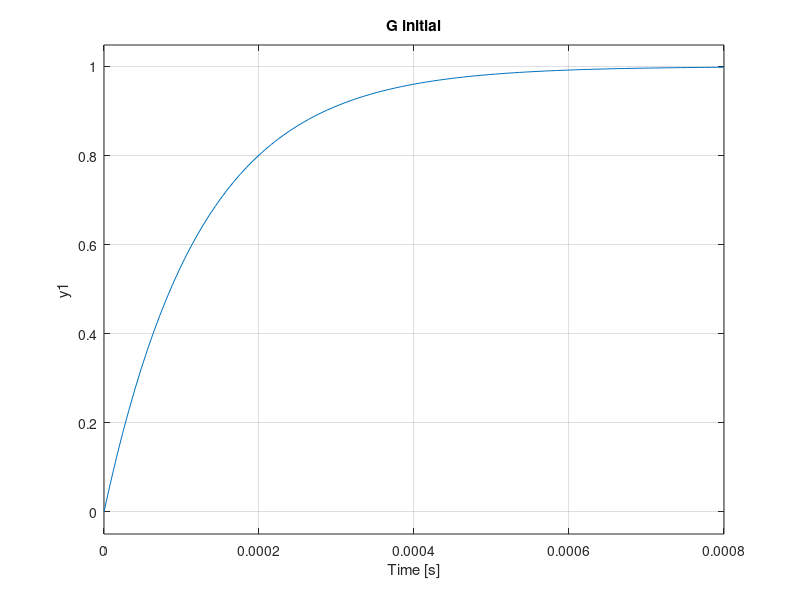

The MATLAB source for this figure: (Note: this script raises an error after producing the figure.)
%% regulator FOPID cu cod de la un indian
%https://www.youtube.com/watch?v=qlZxsP-JQsQ
% se foloseste ITAE

%ant colony:   https://www.youtube.com/watch?v=LKCyZ1bRiyM



addpath('D:\MATLAB\Licenta_fractionar\Twin-Rotor-System\Twin rotor\proiect\functii\');
addpath('D:\MATLAB\Licenta_fractionar\Twin-Rotor-System\Twin rotor\proiect\');


%%
clc;clear all; close all;


G=tf(8072.8,[1 1.287]);%H11
%G= tf(33157,[1 3.527]);%H22

criteriu='itae';
%criteriu_combinat=[0.5,0.5,0.5,0.5,0.5];
criteriu_combinat=0;

Gf_initial=feedback(G,1);
step(Gf_initial);title('G initial');



%PSO
c=2;w=0.7;particles=70;iteration=70;Var=3;frac_var=2;

K_min=-10;% lower bound
K_max=100; %upper bound
frac_min=0;
frac_max=1;
%Optimization
c_cf=0;

%Initialization
ITAE=zeros(1,particles);
ITAEp=ITAE;
best_cf_ac=zeros(1,iteration);
v=zeros(particles,Var+frac_var);
x=v;
xp=x;
tic;

for m=1:particles

    % Inițializare viteze
    v(m, 1:Var+frac_var) = 0;

    % Inițializare poziții
    x(m, 1:Var) = K_min + rand(1, Var) .* (K_max - K_min);
    x(m, Var+1:Var+frac_var) = frac_min + rand(1, frac_var) .* (frac_max - frac_min);

    % Salvează pozițiile inițiale
    xp(m, :) = x(m, :);

    % Model Parametres
    [kp, ki, kd, lambda, mu] = deal(x(m, 1), x(m, 2), x(m, 3), x(m, 4), x(m, 5));

   
    %Simulation Model
    Gc=fotf(1,0,[kp, ki, kd], [0, -lambda, mu]);
    

    %ITAE
    ITAE(m)=costFunction(Gc,G,criteriu,criteriu_combinat);
end

%Find the best value
[Best_Performance,location]=min(ITAE);
fg=Best_Performance;

xg(1:5)=x(location,1:5);

%Gc_fotf=fotf(1,0,[kp, ki, kd], [0, -lambda, mu]);
%Gc = minreal(oustapp(Gc_fotf, 1e-3, 10, 7));
%Gcf_intermediar=feedback(Gc*G,1);
%figure;step(Gcf_intermediar);title('G intermediar')


%Update

for i=1:iteration      %Nr of Repetition
    for m=1:particles  %Nr of particles

        for n=1:1:(Var + frac_var)  %Nr of variables (kp,ki,kd)
            v(m,n)=(w*v(m,n))+(c*rand*(xp(m,n)-x(m,n)))+(c*rand*(xg(n)-x(m,n)));  %update velocity
            x(m,n)=x(m,n)+v(m,n);
        end

        %Check bound
        % Verificare limite pentru K (reglatori PID)
        x(m, 1:Var) = max(K_min, min(K_max, x(m, 1:Var)));

        % Verificare limite pentru frac_var (exponenți fracționari)
        x(m, Var+1:Var+frac_var) = max(frac_min, min(frac_max, x(m, Var+1:Var+frac_var)));

        %Model Parametres
        % Model Parametres
        [kp, ki, kd, lambda, mu] = deal(x(m, 1), x(m, 2), x(m, 3), x(m, 4), x(m, 5));


        %Simulation Model
        Gc=fotf(1,0,[kp, ki, kd], [0, -lambda, mu]);
        ITAEp(m) = costFunction(Gc, G, criteriu, criteriu_combinat);

        % Compare Local
        if ITAEp(m) < ITAE(m)
            ITAE(m) = ITAEp(m);
            xp(m, :) = x(m, :);
        end

    end
    [B_fg,location]=min(ITAE);

    %Compare Global
    if B_fg<fg
        fg=B_fg;             %Nou global
        xg(1:5)=xp(location,1:5); %pos var 1
    end
    c_cf=c_cf+1;
    best_cf_ac(c_cf)=fg;
end
runtime = toc;

Min_ITAE=fg

kp=xg(1)
ki=xg(2)
kd=xg(3)
lambda=xg(4)
mu=xg(5)

Gc_fotf=fotf(1,0,[kp, ki, kd], [0, -lambda, mu]);
Gc = minreal(oustapp(Gc_fotf, 1e-3, 10, 7));
Gcf_global=minreal(feedback(Gc*G,1));
figure;step(Gcf_global);
hold on
step(Gf_initial)
hold off
%%
figure;
bode(G);hold on
bode(Gc*G);

%%
%pt H22    init=24;
%pt H11    init=3;
init=3;
t_cf=init:c_cf;
figure
plot(t_cf,best_cf_ac(init:end),'r--','LineWidth',2);xlabel('iteration');ylabel(['Cost (' criteriu ')']);
legend([criteriu ' for PSO-FOPID']);
title('Error with each iteration');

RegFOPID_H11_ITAE = struct('regulator', [], 'runtime', [],'iteration',[],'best',[]);
RegFOPID_H11_ITAE.regulator=Gc_fotf;
RegFOPID_H11_ITAE.runtime=runtime;
RegFOPID_H11_ITAE.iteration=iteration;
RegFOPID_H11_ITAE.best=best_cf_ac;
%%
% pt H22

% Min_ITAE =   9.1682e-12
% kp =     0
% ki =   22.5861
% kd =     0
% lambda =    0.3573
% mu =    0.6947








